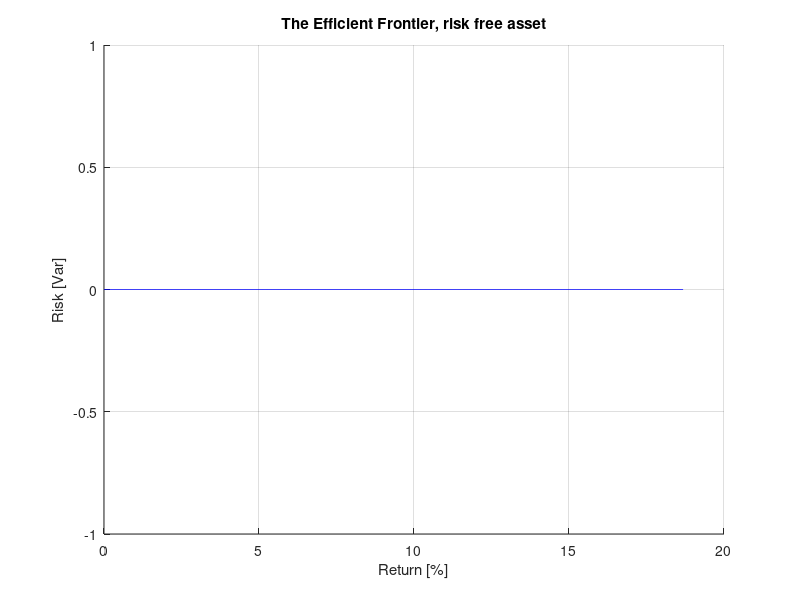

The MATLAB script that drew this image: (Note: this script raises an error after producing the figure.)
%% Clean up
clear
clc
close all
%% Calculate what is needed from old market

% Computing the efficient frontier
returns = [16.1, 8.5, 15.7, 10.02, 18.68]; 
cov = [2.5 .93 .62 .74 -.23;
              0.93 1.5 0.22 0.56 0.26;
              .62  .22 1.9  .78  -0.27;
              .74 .56 .78 3.6 -0.56;
              -0.23 0.26 -0.27 -0.56 3.9];  
R = 12; 
H = cov;

A1 = returns;
b1 = R;

A2 = [1,1,1,1,1];
b2 = 1;

Aeq = [A1; A2];
beq = [b1; b2];

Aineq = -eye(5);
bineq = zeros(5,1); 

Rs = linspace(min(returns),max(returns),1500);
pf_risks = zeros(length(Rs),1);
options = optimset('Display', 'off');
optPf = zeros(length(Rs),5);

%Compute the efficient frontier for each possible return
for i = 1:length(Rs)
beq = [Rs(i); b2];
x = quadprog( H, [], Aineq, bineq, Aeq, beq,[],[],[],options); 
pf_risks(i) = x'*cov*x;
optPf(i,:) = x;
end
opt_return1 = Rs(pf_risks==min(pf_risks));
opt_risk1 = min(pf_risks);

effRs = Rs(find(Rs == opt_return1):end);
effRisk = pf_risks(find(Rs == opt_return1):end);

%% Setting up our financial markets
returns = [16.1, 8.5, 15.7, 10.02, 18.68]; 
cov = [2.5 .93 .62 .74 -.23;
              0.93 1.5 0.22 0.56 0.26;
              .62  .22 1.9  .78  -0.27;
              .74 .56 .78 3.6 -0.56;
              -0.23 0.26 -0.27 -0.56 3.9];  
          
returns = [returns, 0];

cov = [cov, zeros(5,1)];
cov = [cov; zeros(1,6)];

H = cov;
f = []; 

A1 = returns;
b1 = min(A1);

A2 = [1,1,1,1,1,1];
b2 = 1;

Aeq = [A1; A2];
beq = [b1; b2];

Aineq = -eye(6);
bineq = zeros(6,1); 

%% Exercise 5.3.2 - 5.3.4,

% Computing the efficient frontier with a risk-free asset 
%Rs_free = min(returns):0.01:max(returns);
Rs_free = linspace(min(returns),max(returns),1500);
port_risks_free = zeros(length(Rs_free),1);
optimalPorts = zeros(length(Rs),6);

for i = 1:length(Rs_free)
    beq = [Rs_free(i); b2];
    x = quadprog( H, f, Aineq, bineq, Aeq, beq,[],[],[],options); 
    port_risks_free(i) = x'*cov*x;
    optimalPorts(i,:) = x;
end

%Plotting whe Eff Frontier
fig1 =  figure('Name','The Efficient frontier, risk free asset');
grid on
hold on
%plot(Rs_free,port_risks_free,'b', returns, diag(cov),'ro')
plot(Rs_free,port_risks_free,'b')
title('The Efficient Frontier, risk free asset')
xlabel('Return [%]')
ylabel('Risk [Var]')
hold off
savefigpdf(fig1, "ex5_risk_free_efficient_frontier", 5);


lower_risk_pareto = pf_risks(min(find(abs(round(port_risks_free-pf_risks,2))==0)));
lower_return_pareto = Rs(min(find(abs(round(port_risks_free-pf_risks,2))==0)));


fig2 =  figure('Name','The Efficient frontier, risk free asset');
grid on
hold on
h1 = plot(Rs_free,port_risks_free,'b');
%scatter( returns, diag(cov),'ro')
h3 = plot(Rs,pf_risks,'color',[0 0.5 0]);
plot(opt_return1, opt_risk1,'ko','MarkerFaceColor', 'k', 'MarkerSize',3);
plot(lower_return_pareto,lower_risk_pareto,'ko','MarkerFaceColor', 'k', 'MarkerSize',3);
h2 = plot(effRs,effRisk , 'r');
hold off
title('The Efficient Frontiers, comparison')
xlabel('Return [%]')
ylabel('Risk [Var]')
legend([h1,h2, h3],{'With risk free asset','Without risk free asset and pareto optimal','Without risk free asset and not pareto optimal'}, 'Location', 'northwest')
savefigpdf(fig2, "ex5_frontier_market_comparison", 5);

%% Exercise, Portfolio compositions
% Plotting the optimal portfolio composition in new market
fig3 =  figure('Name','PF composition');
h1 = plot(Rs_free,optimalPorts(:,1));
hold on
h2 = plot(Rs_free,optimalPorts(:,2));
h3 = plot(Rs_free,optimalPorts(:,3));
h4 = plot(Rs_free,optimalPorts(:,4));
h5 = plot(Rs_free,optimalPorts(:,5));
h6 = plot(Rs_free,optimalPorts(:,6));
legend([h1,h2,h3,h4,h5, h6], {'Security 1','Security 2','Security 3','Security 4','Security 5', 'Risk free asset'})
xlabel('Return [%]')
ylabel('Percentage of the portfolio [%]')
title('Portfolio composition')
savefigpdf(fig3, "ex5_new_market_composition", 5);


%% Finding the optimum for R=14

beq = [14; b2];
x = quadprog( H, f, Aineq, bineq, Aeq, beq); 
opt_risk2 = x'*cov*x;

%% Plot the location R=14,  with and without a risk-free asset,
fig4 =  figure('Name','R=14 location with and without');
grid on
hold on
opt_return2 = 14;
%plot(Rs_free,port_risks_free,'b', returns, diag(cov),'mo')
plot(Rs_free,port_risks_free,'b')
plot(Rs,pf_risks,'color',[0 0.5 0])
h2 = plot(effRs,effRisk , 'r');
p1 = plot(opt_return2, opt_risk2,'ko','MarkerFaceColor', 'g', 'MarkerSize',4);
%plot(opt_return1, opt_risk1,'k|','MarkerFaceColor', 'k', 'MarkerSize',8);
plot(opt_return1, opt_risk1, 'k*');
[~,idx] = (min(abs(Rs - 14)));
p2 = plot(Rs(idx), pf_risks(idx),'ko','MarkerFaceColor', 'k', 'MarkerSize',4);
title('Comparison of Efficient Frontiers')
xlabel('Return [%]')
ylabel('Risk [Var]')
xlim([10 19])
ylim([0,1.5])
legend([p1,p2],{'E[R]=14 with risk free asset','E[R]=14 without risk free asset'},'Location','northwest') 
hold off
savefigpdf(fig4, "ex5_R14_with_without", 5);